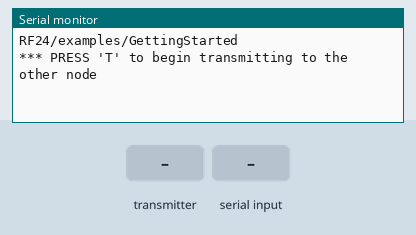
Simulated run of this sketch. Board: Arduino Uno, built with avr-gcc and run on an emulated ATmega328P. On the bench: the last lines printed to the serial monitor. Inputs (shaded band) come from the test bench. No radio packets arrive unless stated.

Above: at 1.2 s.
1.3 s: the transmitter starts sending test = 0
At 1.37 s:
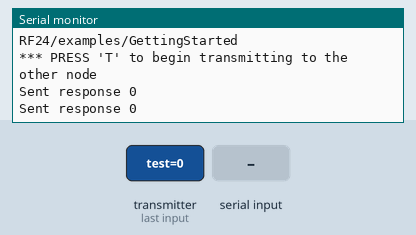
3.2 s: "T" received over Serial
At 3.6 s:
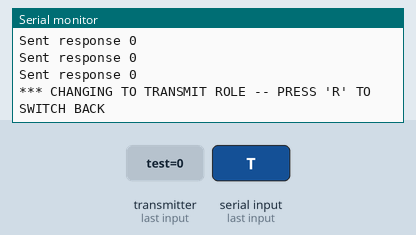
4.7 s: "R" received over Serial
At 4.82 s:
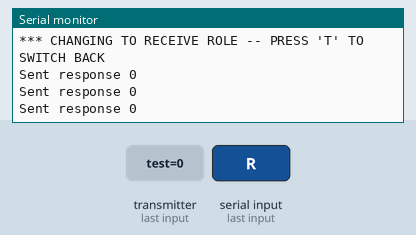

The sketch:

nrfRecieve.ino
```cpp
/*
* Getting Started example sketch for nRF24L01+ radios
* This is a very basic example of how to send data from one node to another
* Updated: Dec 2014 by TMRh20
*/

#include <SPI.h>
#include "RF24.h"

/****************** User Config ***************************/
/***      Set this radio as radio number 0 or 1         ***/
bool radioNumber = 0;

/* Hardware configuration: Set up nRF24L01 radio on SPI bus plus pins 7 & 8 */
RF24 radio(9,10);
/**********************************************************/

byte addresses[][6] = {"1Node","2Node"};

// Used to control whether this node is sending or receiving
bool role = 0;

void setup() {
  Serial.begin(115200);
  Serial.println(F("RF24/examples/GettingStarted"));
  Serial.println(F("*** PRESS 'T' to begin transmitting to the other node"));

  radio.begin();

  // Set the PA Level low to prevent power supply related issues since this is a
 // getting_started sketch, and the likelihood of close proximity of the devices. RF24_PA_MAX is default.
  radio.setPALevel(RF24_PA_LOW);

  // Open a writing and reading pipe on each radio, with opposite addresses
  if(radioNumber){
    radio.openWritingPipe(addresses[1]);
    radio.openReadingPipe(1,addresses[0]);
  }else{
    radio.openWritingPipe(addresses[0]);
    radio.openReadingPipe(1,addresses[1]);
  }

  // Start the radio listening for data
  radio.startListening();
}

void loop() {


/****************** Ping Out Role ***************************/

/*
if (role == 1)  {

    radio.stopListening();                                    // First, stop listening so we can talk.


    Serial.println(F("Now sending"));

    unsigned long time = 32;//micros();                             // Take the time, and send it.  This will block until complete
     if (!radio.write( &time, sizeof(unsigned long) )){
       Serial.println(F("size failed"));
     }

    radio.startListening();                                    // Now, continue listening

    unsigned long started_waiting_at = micros();               // Set up a timeout period, get the current microseconds
    boolean timeout = false;                                   // Set up a variable to indicate if a response was received or not

    while ( ! radio.available() ){                             // While nothing is received
      if (micros() - started_waiting_at > 800000 ){            // If waited longer than 200ms, indicate timeout and exit while loop
          timeout = true;
          break;
      }
    }

    if ( timeout ){                                             // Describe the results
        Serial.println(F("Failed, response timed out."));
    }else{
        unsigned long got_time;                                 // Grab the response, compare, and send to debugging spew
        radio.read( &got_time, sizeof(unsigned long) );
        unsigned long time = micros();

        // Spew it
        Serial.print(F("Sent "));
        Serial.print(time);
        Serial.print(F(", Got response "));
        Serial.print(got_time);
        Serial.print(F(", Round-trip delay "));
        Serial.print(time-got_time);
        Serial.println(F(" microseconds"));
    }

    // Try again 1s later
    delay(20);
  }
*/


/****************** Pong Back Role ***************************/

  if ( role == 0 )
  {
    unsigned long got_time;
    unsigned long test;

    if( radio.available()){
                                                                    // Variable for the received timestamp
      while (radio.available()) {                                   // While there is data ready
        radio.read( &test, sizeof(unsigned long) );             // Get the payload
      }

      radio.stopListening();                                        // First, stop listening so we can talk
      radio.write( &test, sizeof(unsigned long) );              // Send the final one back.
      radio.startListening();                                       // Now, resume listening so we catch the next packets.
      Serial.print(F("Sent response "));
      Serial.println(test);
   }
 }


/****************** Change Roles via Serial Commands ***************************/

  if ( Serial.available() )
  {
    char c = toupper(Serial.read());
    if ( c == 'T' && role == 0 ){
      Serial.println(F("*** CHANGING TO TRANSMIT ROLE -- PRESS 'R' TO SWITCH BACK"));
      role = 1;                  // Become the primary transmitter (ping out)

   }else
    if ( c == 'R' && role == 1 ){
      Serial.println(F("*** CHANGING TO RECEIVE ROLE -- PRESS 'T' TO SWITCH BACK"));
       role = 0;                // Become the primary receiver (pong back)
       radio.startListening();

    }
  }


} // Loop
```

Measured:
- after the input at 1.3 s, the serial monitor: prints a new line at once (image 1)
- after the input at 3.2 s, the serial monitor: prints a new line at once (image 2)
- after the input at 4.7 s, the serial monitor: prints a new line at once (image 3)
